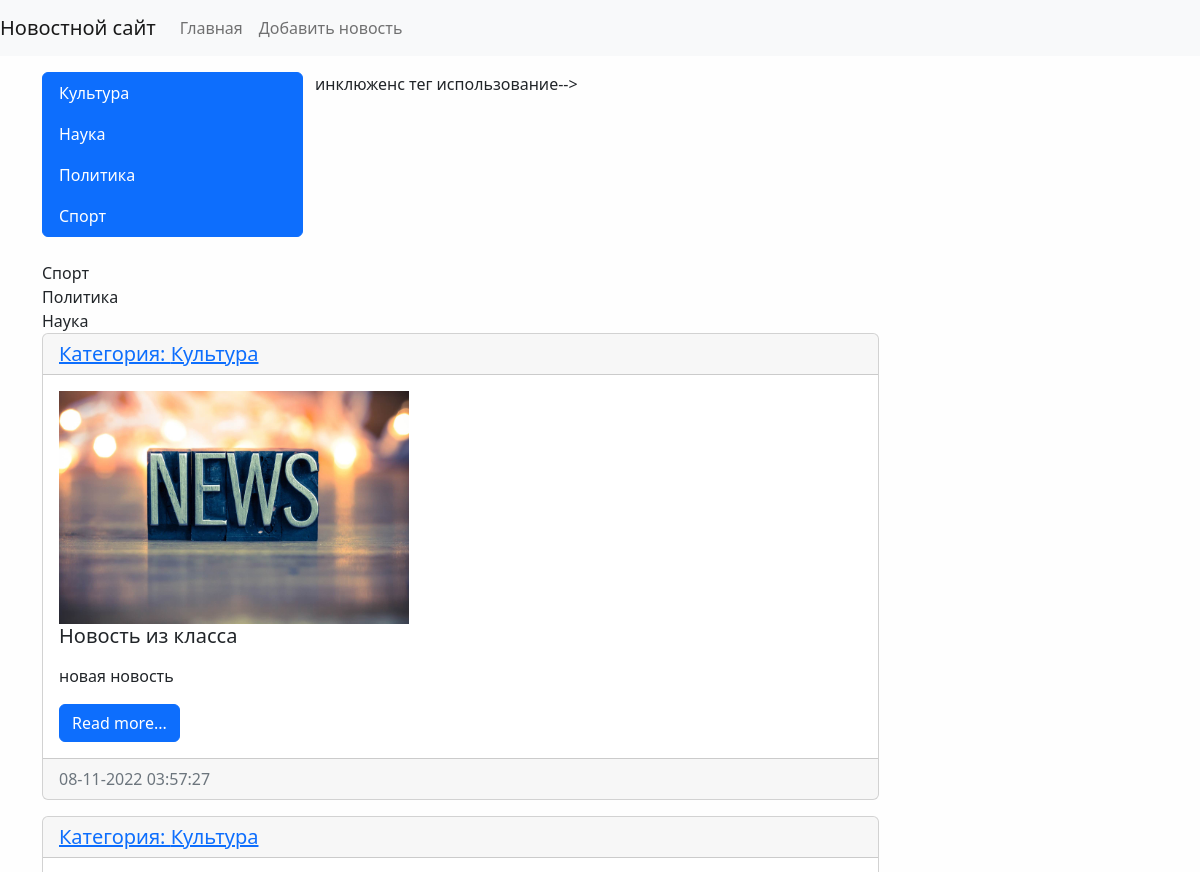
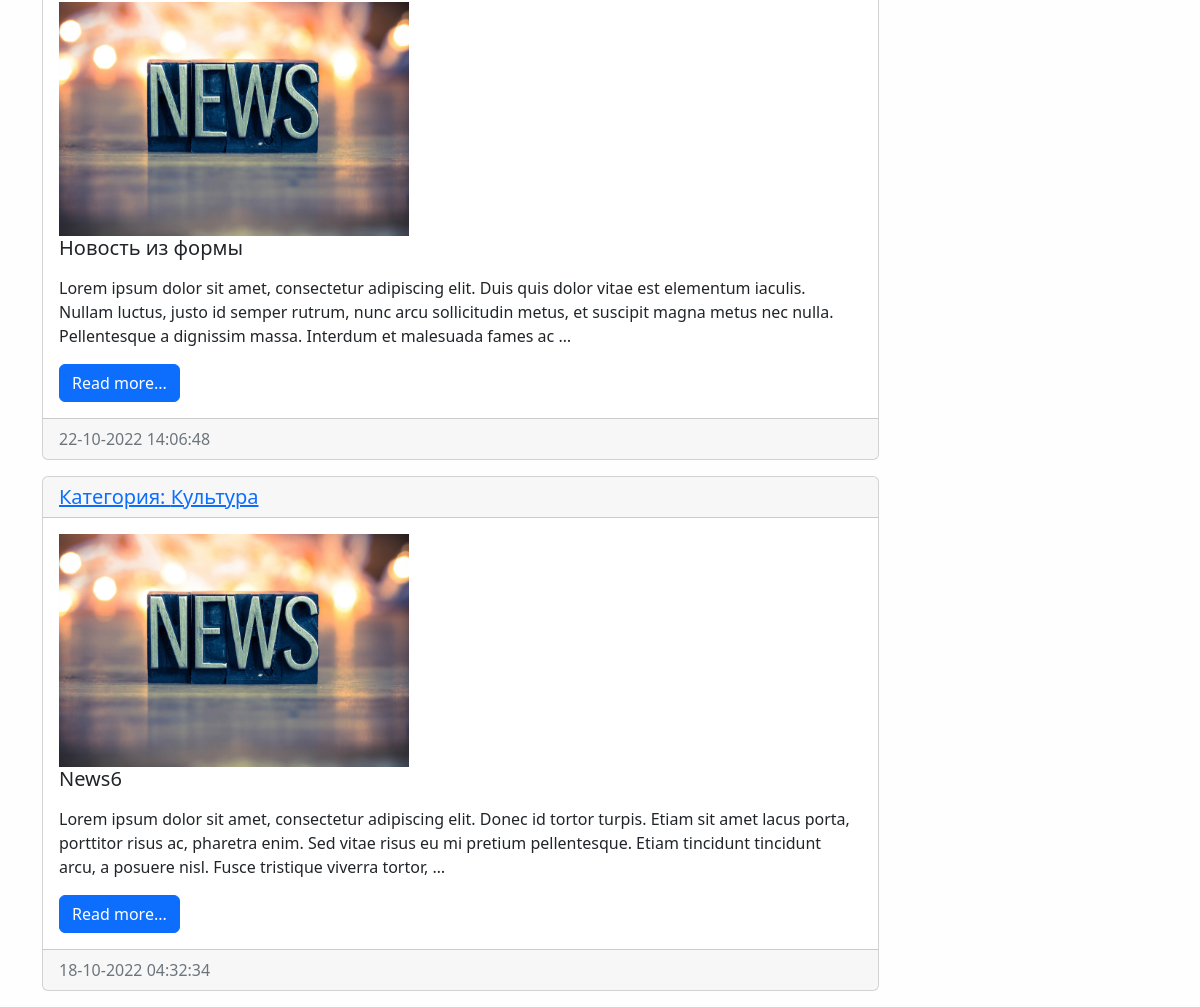
Page /category/1/ on the committed database (2 pictures, top to bottom).
### news/models.py (models this page shows, shortened)
class Category(models.Model):
    title = models.CharField(max_length=150, db_index=True, verbose_name='Наименование категории')
    def get_absolute_url(self):
        return reverse('category', kwargs={'category_id': self.pk})
    def __str__(self):
        return self.title #если этого строкового представления нет то нельзя вывести текст в браузер. будет объект
    class Meta:
        verbose_name = 'Категория'
        verbose_name_plural = 'Категории'
        ordering = ['title'] #сортировка

class News(models.Model):
    title = models.CharField(max_length=150, verbose_name = 'Наименование')
    content = models.TextField(blank=True, verbose_name = 'Контент')
    created_at = models.DateTimeField(auto_now_add=True, verbose_name = 'Дата публикации')
    updated_at = models.DateTimeField(auto_now=True, verbose_name = 'Обновлено')
    photo = models.ImageField(upload_to='photos/%Y/%m/%d/', verbose_name = 'Фото', blank=True)
    is_published = models.BooleanField(default=True, verbose_name = 'Опубликовано')
    category = models.ForeignKey('Category', on_delete=models.PROTECT, verbose_name='Категория') #связь с таблицей категориями линковка
    views = models.IntegerField(default=0)
    def get_absolute_url(self):
        return reverse('view_news', kwargs={'pk': self.pk})
    class Meta:
        verbose_name = 'Новость'
        verbose_name_plural = 'Новости'
        ordering = ['-created_at'] #сортировка

### news/views.py (the view)
# urls.py: path('category/<int:category_id>/', HewsByCategory.as_view(), name='category'),
class HewsByCategory(ListView):
    model = News
    template_name = 'news/home_news_list.html' #переопределение шаблона по умолчанию
    context_object_name = 'news' #переопределение базового списка для вывода в свой класс (дефолтный объект)
    allow_empty = False #неразрешаем показ пустых списокв вместо 500 ошибка будет 404
    def get_context_data(self, *, object_list=None, **kwargs):
        context = super().get_context_data(**kwargs) #наследовали атрибуты от шаблона
        context['title'] = Category.objects.get(pk=self.kwargs['category_id']) #переопределили title для каждой категории
        return context
    def get_queryset(self):
        return News.objects.filter(category_id=self.kwargs['category_id'], is_published=True) #фильтр по опубликовано

### news/templatetags/news_tags.py (called while the page is built)
@register.simple_tag(name='get_list_categories')
def get_categories():
    return Category.objects.all()

@register.inclusion_tag('news/list_categories.html')
def show_categories():  #можно передать агрументы этой функции
    categories = Category.objects.annotate(cnt=Count('news')).filter(cnt__gt=0)
    return {'categories': categories}

### news/templates/news/home_news_list.html (shortened to what this page needs)
{% extends 'base.html' %}
{% block sidebar %}
{% include 'inc/_sidebar.html' %}
{% endblock %}
        {% block content %}
            {% for item in news %}
            <div class="card mb-3">
                <h5 class="card-header"> <a href="{{ item.category.get_absolute_url }}">Категория: {{ item.category.title }}</a></h5>
                <div class="card-body">
                    <div class="media">
                        {% if item.photo%}
                        <img src="{{ item.photo.url }}" alt="" width="350" height="233">
                        {% else %}
                        <img src="../../../media/photos/2022/10/16/icon19.jpg" alt="" width="350">
                        {% endif %}
                        <div class="media-body">
                          <h5 class="card-title">{{ item.title }}</h5>
                          <p class="card-text">{{ item.content|safe|linebreaks|truncatewords:40 }}</p>
                          <a href="{{ item.get_absolute_url }}" class="btn btn-primary">Read more...</a>
                        </div>
                    </div>
                </div>
                <div class="card-footer text-muted">
                    {{ item.created_at|date:"d-m-Y H:i:s" }}
                </div>
            </div>
            {% endfor %}
{% endblock %}

### templates/inc/_sidebar.html
{% load news_tags %}
 <div class="list-group">
     {% get_list_categories as categories %}
     {% for item_category in categories %}
     <a href="{% url 'category' item_category.pk %}" class="list-group-item list-group-item-action active" aria-current="true">{{ item_category.title }}</a>
     {% endfor %}
 </div>
<br>

### news/templates/news/list_categories.html (shortened to what this page needs)
     {% for item_category in categories %}
     <a href="{{ item.get_absolute_url }}" class="list-group-item list-group-item-action active" aria-current="true">{{ item_category.title }}
     </a>
     {% endfor %}
 </div>

### mysite/static/css/style.css (style rules this page uses)
body { background-color: #fefefe; }

### rows in the picture
Category: title "Культура"
Category: title "Наука"
Category: title "Политика"
Category: title "Спорт"
News: category "Культура", title "Новость из класса", content "новая новость", created_at "08-11-2022 03:57:27"
News: category "Культура", title "Новость из формы", content "Lorem ipsum dolor sit amet, consectetur adipiscing elit. Duis quis dolor vitae est elementum iaculis. Nullam luctus, justo id semper rutrum, nunc arcu sollicitudin metus, et suscipit magna metus nec nulla. Pellentesque a dignissim massa. Interdum et malesuada fames ac …", created_at "22-10-2022 14:06:48"
News: category "Культура", title "News6", content "Lorem ipsum dolor sit amet, consectetur adipiscing elit. Donec id tortor turpis. Etiam sit amet lacus porta, porttitor risus ac, pharetra enim. Sed vitae risus eu mi pretium pellentesque. Etiam tincidunt tincidunt arcu, a posuere nisl. Fusce tristique viverra tortor, …", created_at "18-10-2022 04:32:34"
